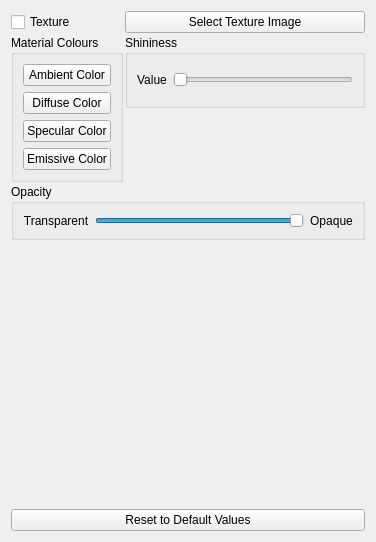
                <widget class="QWidget" name="pageADSSettings">
                 <property name="geometry">
                  <rect>
                   <x>0</x>
                   <y>0</y>
                   <width>376</width>
                   <height>542</height>
                  </rect>
                 </property>
                 <property name="sizePolicy">
                  <sizepolicy hsizetype="Expanding" vsizetype="Expanding">
                   <horstretch>0</horstretch>
                   <verstretch>0</verstretch>
                  </sizepolicy>
                 </property>
                 <attribute name="label">
                  <string>ADS Lighting Settings</string>
                 </attribute>
                 <layout class="QGridLayout" name="gridLayout_19">
                  <item row="0" column="0">
                   <layout class="QVBoxLayout" name="verticalLayout">
                    <property name="spacing">
                     <number>2</number>
                    </property>
                    <item>
                     <layout class="QGridLayout" name="gridLayout_22">
                      <property name="spacing">
                       <number>2</number>
                      </property>
                      <item row="1" column="0">
                       <widget class="QCheckBox" name="checkTexture">
                        <property name="toolTip">
                         <string>Enable/Disable Texture</string>
                        </property>
                        <property name="text">
                         <string>Texture</string>
                        </property>
                       </widget>
                      </item>
                      <item row="1" column="1">
                       <widget class="QPushButton" name="pushButtonTexture">
                        <property name="sizePolicy">
                         <sizepolicy hsizetype="MinimumExpanding" vsizetype="Fixed">
                          <horstretch>0</horstretch>
                          <verstretch>0</verstretch>
                         </sizepolicy>
                        </property>
                        <property name="toolTip">
                         <string>Select the image file for texture</string>
                        </property>
                        <property name="text">
                         <string>Select Texture Image</string>
                        </property>
                       </widget>
                      </item>
                      <item row="2" column="0" rowspan="2">
                       <widget class="QGroupBox" name="groupBox_3">
                        <property name="sizePolicy">
                         <sizepolicy hsizetype="Preferred" vsizetype="Preferred">
                          <horstretch>0</horstretch>
                          <verstretch>0</verstretch>
                         </sizepolicy>
                        </property>
                        <property name="minimumSize">
                         <size>
                          <width>0</width>
                          <height>0</height>
                         </size>
                        </property>
                        <property name="title">
                         <string>Material Colours</string>
                        </property>
                        <property name="flat">
                         <bool>true</bool>
                        </property>
                        <layout class="QGridLayout" name="gridLayout_21">
                         <item row="0" column="0">
                          <widget class="QPushButton" name="pushButtonMaterialAmbient">
                           <property name="text">
                            <string>Ambient Color</string>
                           </property>
                          </widget>
                         </item>
                         <item row="1" column="0">
                          <widget class="QPushButton" name="pushButtonMaterialDiffuse">
                           <property name="text">
                            <string>Diffuse Color</string>
                           </property>
                          </widget>
                         </item>
                         <item row="2" column="0">
                          <widget class="QPushButton" name="pushButtonMaterialSpecular">
                           <property name="text">
                            <string>Specular Color</string>
                           </property>
                          </widget>
                         </item>
                         <item row="3" column="0">
                          <widget class="QPushButton" name="pushButtonMaterialEmissive">
                           <property name="text">
                            <string>Emissive Color</string>
                           </property>
                          </widget>
                         </item>
                        </layout>
                       </widget>
                      </item>
                      <item row="2" column="1">
                       <widget class="QGroupBox" name="groupBox_11">
                        <property name="title">
                         <string>Shininess</string>
                        </property>
                        <property name="flat">
                         <bool>true</bool>
                        </property>
                        <layout class="QGridLayout" name="gridLayout_2">
                         <item row="0" column="0">
                          <widget class="QLabel" name="valueShine">
                           <property name="text">
                            <string>Value</string>
                           </property>
                           <property name="alignment">
                            <set>Qt::AlignCenter</set>
                           </property>
                          </widget>
                         </item>
                         <item row="0" column="1">
                          <widget class="QSlider" name="sliderShine">
                           <property name="maximum">
                            <number>128</number>
                           </property>
                           <property name="orientation">
                            <enum>Qt::Horizontal</enum>
                           </property>
                          </widget>
                         </item>
                        </layout>
                       </widget>
                      </item>
                     </layout>
                    </item>
                    <item>
                     <widget class="QGroupBox" name="groupBox_7">
                      <property name="title">
                       <string>Opacity</string>
                      </property>
                      <property name="flat">
                       <bool>true</bool>
                      </property>
                      <layout class="QGridLayout" name="gridLayout_4">
                       <item row="0" column="0">
                        <widget class="QLabel" name="valueOpacity">
                         <property name="text">
                          <string>Transparent</string>
                         </property>
                         <property name="alignment">
                          <set>Qt::AlignCenter</set>
                         </property>
                        </widget>
                       </item>
                       <item row="0" column="1">
                        <widget class="QSlider" name="sliderTransparency">
                         <property name="minimum">
                          <number>50</number>
                         </property>
                         <property name="maximum">
                          <number>1000</number>
                         </property>
                         <property name="value">
                          <number>1000</number>
                         </property>
                         <property name="orientation">
                          <enum>Qt::Horizontal</enum>
                         </property>
                        </widget>
                       </item>
                       <item row="0" column="2">
                        <widget class="QLabel" name="valueOpacity_4">
                         <property name="text">
                          <string>Opaque</string>
                         </property>
                         <property name="alignment">
                          <set>Qt::AlignCenter</set>
                         </property>
                        </widget>
                       </item>
                      </layout>
                     </widget>
                    </item>
                    <item>
                     <spacer name="verticalSpacer">
                      <property name="orientation">
                       <enum>Qt::Vertical</enum>
                      </property>
                      <property name="sizeHint" stdset="0">
                       <size>
                        <width>20</width>
                        <height>13</height>
                       </size>
                      </property>
                     </spacer>
                    </item>
                    <item>
                     <widget class="QPushButton" name="pushButtonDefaultMatls">
                      <property name="sizePolicy">
                       <sizepolicy hsizetype="MinimumExpanding" vsizetype="Fixed">
                        <horstretch>0</horstretch>
                        <verstretch>0</verstretch>
                       </sizepolicy>
                      </property>
                      <property name="toolTip">
                       <string>Reset to default light and material</string>
                      </property>
                      <property name="text">
                       <string>Reset to Default Values</string>
                      </property>
                     </widget>
                    </item>
                   </layout>
                  </item>
                 </layout>
                </widget>
